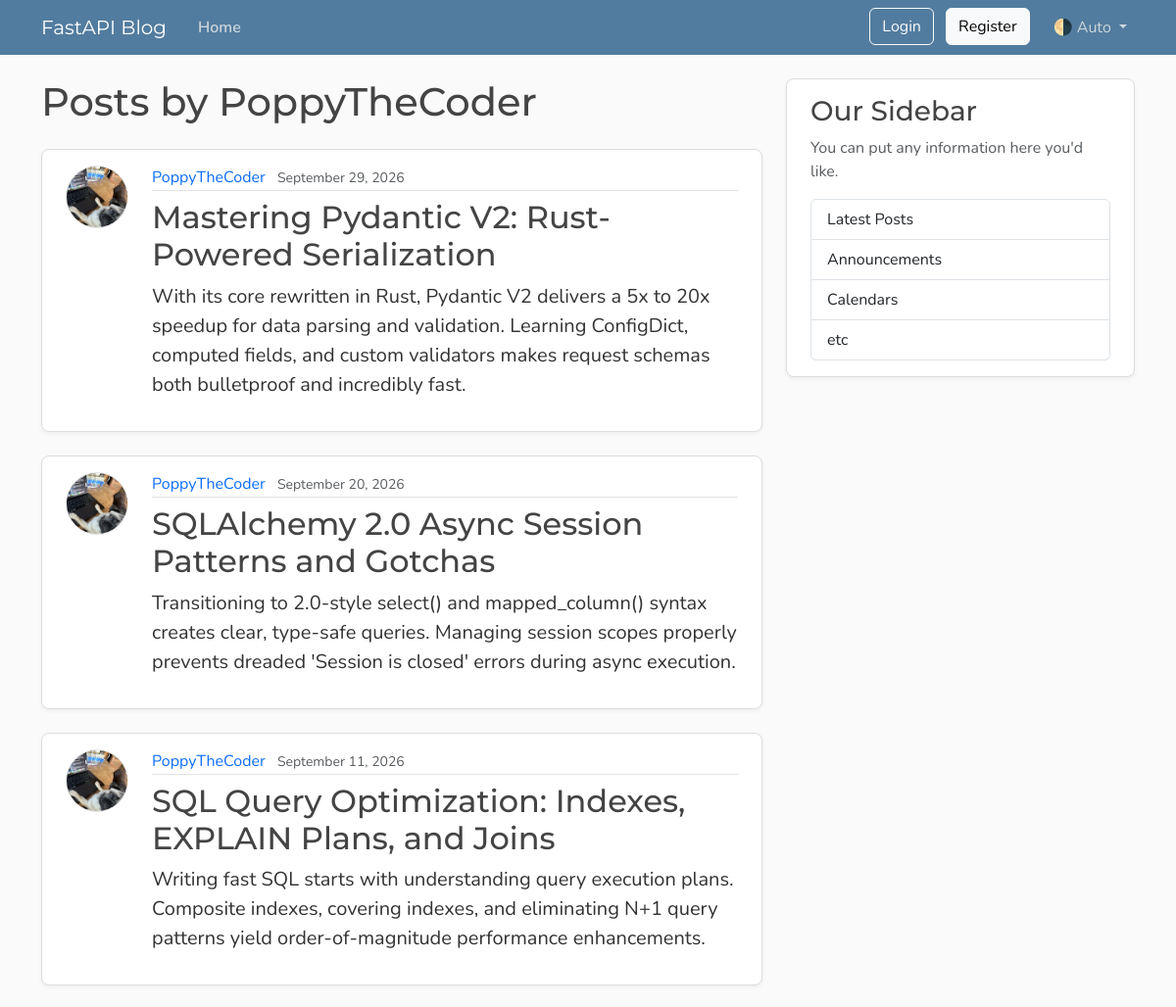
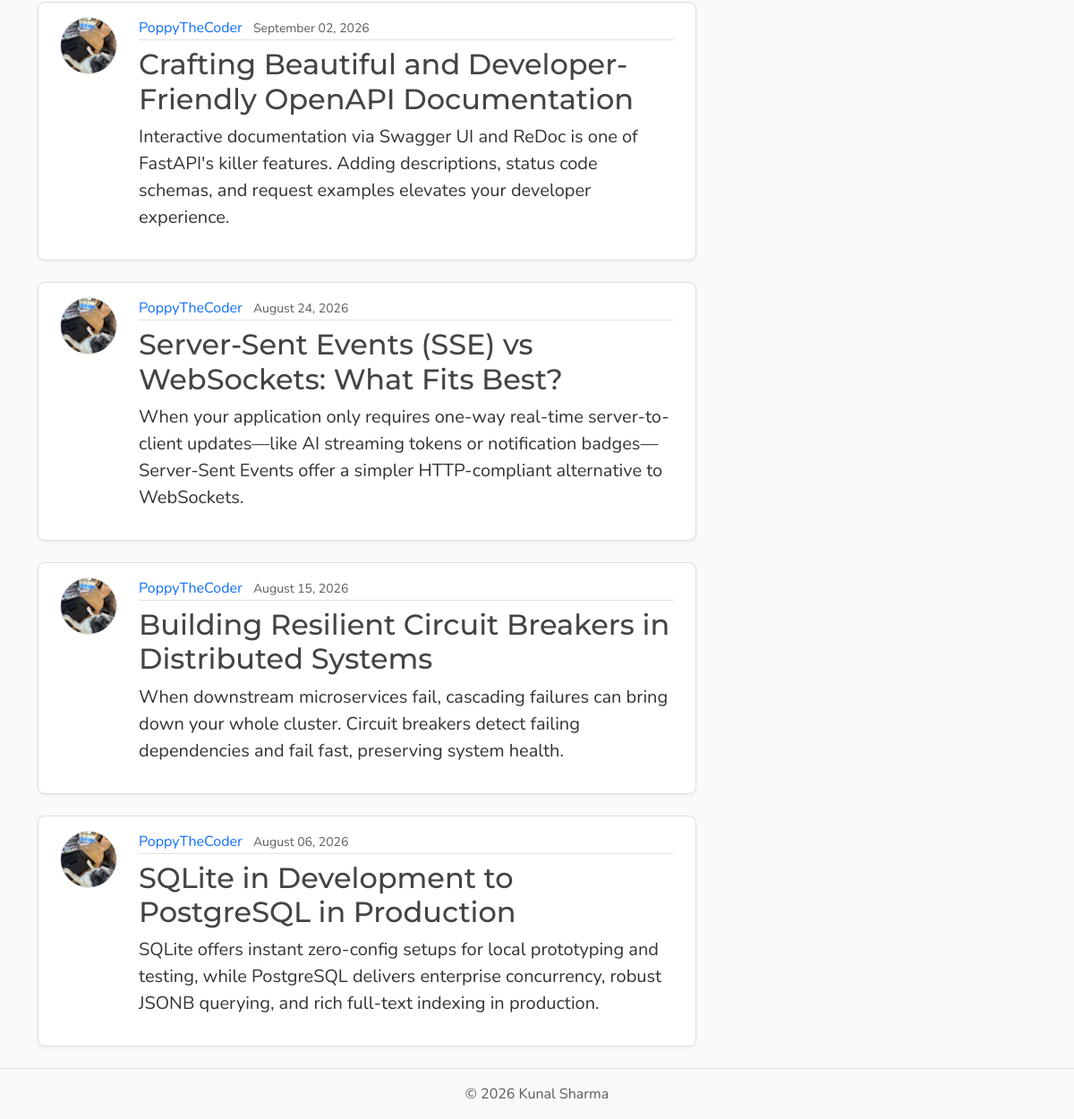
The page /users/5/posts on the database its author committed (2 pictures, top to bottom).
### model.py (models this page shows, shortened)
class User(Base):
    __tablename__ = "users"
    id : Mapped[int] = mapped_column(Integer , primary_key=True , index=True)
    username : Mapped[str] = mapped_column(String(50) , unique=True ,nullable=False)
    email : Mapped[str] = mapped_column(String , unique=True , nullable=False)
    password_hash: Mapped[str] = mapped_column(String(200), nullable=False)
    image_file: Mapped[str | None]= mapped_column(
        String(200),
        nullable=True,
        default=None,
    )
    posts:Mapped[list[Post]] =  relationship(
                                back_populates="author",
                                cascade="all ,delete-orphan"
                                )
    reset_tokens: Mapped[list[PasswordResetToken]] = relationship(
    back_populates="user",
    cascade="all, delete-orphan",)

class Post(Base):
    __tablename__ = "posts"
    id: Mapped[int] = mapped_column(Integer, primary_key=True , index = True)
    title : Mapped[str] = mapped_column(String , nullable=False)
    content: Mapped[str] = mapped_column(TEXT , nullable=False)
    user_id: Mapped[int] = mapped_column(
        ForeignKey("users.id"),
        index=True,
        nullable=False )
    date_posted : Mapped[datetime] = mapped_column(
    DATETIME(timezone = True),
    default= lambda :datetime.now(UTC),
    )
    author : Mapped[User] = relationship(back_populates="posts")

### main.py (the view)
@app.get("/users/{user_id}/posts", name="user_posts")
async def user_post_page(request: Request, user_id: int, db: Annotated[AsyncSession, Depends(get_db)]):
    result = await db.execute(select(model.User).where(model.User.id == user_id))
    user = result.scalars().first()
    if not user:
        raise HTTPException(
            status_code=status.HTTP_404_NOT_FOUND,
            detail="User not found",
        )
    count_result = await db.execute(
        select(func.count())
        .select_from(model.Post)
        .where(model.Post.user_id == user_id)
    )
    total = count_result.scalar() or 0
    result = await db.execute(
        select(model.Post)
        .options(selectinload(model.Post.author))
        .where(model.Post.user_id == user_id)
        .order_by(model.Post.date_posted.desc())
        .limit(settings.posts_per_page)
    )
    posts = result.scalars().all()
    has_more = len(posts) < total
    return templates.TemplateResponse(
        request,
        "user_post.html",
        {
            "posts": posts,
            "user": user,
            "title": f"{user.username}'s posts",
            "limit": settings.posts_per_page,
            "has_more": has_more,
        },
    )

### templates/user_post.html (shortened to what this page needs)
{% extends "layout.html" %}
{% block content %}
    <h1 class="mb-4">Posts by {{ user.username }}</h1>
    <div id="postsContainer">
        {% for post in posts %}
            <article class="content-section py-3 px-4 mb-4">
                <div class="d-flex align-items-start gap-4">
                    <img class="rounded-circle article-img flex-shrink-0"
                         src="{{ post.author.image_path }}"
                         alt="{{ post.author.username }}'s profile picture"
                         width="64"
                         height="64"
                         loading="lazy">
                    <div class="flex-grow-1">
                        <div class="article-metadata mb-2">
                            <a class="me-2"
                               href="{{ url_for('user_posts', user_id=post.author.id) }}">{{ post.author.username }}</a>
                            <small class="text-body-secondary">{{ post.date_posted.strftime("%B %d, %Y") }}</small>
                        </div>
                        <h2>
                            <a class="article-title"
                               href="{{ url_for('post_page', post_id=post.id) }}">{{ post.title }}</a>
                        </h2>
                        <p class="article-content">{{ post.content }}</p>
                    </div>
                </div>
            </article>
        {% else %}
            <p class="text-body-secondary">No posts by this user yet.</p>
        {% endfor %}
    </div>
{% endblock content %}

### static/css/main.css (style rules this page uses)
:root { --font-heading: "Montserrat", system-ui, -apple-system, BlinkMacSystemFont, sans-serif; --font-body: "Nunito", system-ui, -apple-system, BlinkMacSystemFont, sans-serif; --color-bg-body: #fafafa; --color-bg-content: #ffffff; --color-text-primary: #333333; --color-text-heading: #444444; --color-steel: #527c9f; --color-nav-link: #cbd5db; --color-nav-link-hover: #ffffff; --color-link-hover: #428bca; --color-border: #dddddd; --color-border-light: #e3e3e3; --spacing-xl: 5rem; --article-img-size: 4rem; --account-img-size: 7.813rem; }
body { font-family: var(--font-body); background: var(--color-bg-body); color: var(--color-text-primary); }
h1, h2, h3, h4, h5, h6 { font-family: var(--font-heading); color: var(--color-text-heading); }
a { text-decoration: none; }
.content-section { background: var(--color-bg-content); border: 1px solid var(--color-border); border-radius: 0.5rem; box-shadow: 0 2px 4px rgba(15, 23, 42, 0.05); transition: box-shadow 0.15s ease, transform 0.15s ease, border-color 0.15s ease; }
.article-title { color: var(--color-text-heading); transition: color 0.2s ease-in-out; }
.article-content { white-space: pre-line; font-size: 1.25rem; }
.article-img { height: var(--article-img-size); width: var(--article-img-size); flex-shrink: 0; object-fit: cover; border: 1px solid var(--color-border-light); box-shadow: 0 0 0 2px var(--color-bg-content); }
.article-metadata { padding-bottom: 0.063rem; border-bottom: 1px solid var(--color-border-light); }
.article-metadata a { transition: color 0.2s ease-in-out; }

### rows shown on the page
User: username "PoppyTheCoder"
Post: author.image_path (picture), author.username "PoppyTheCoder", date_posted "September 29, 2026", title "Mastering Pydantic V2: Rust-Powered Serialization", content "With its core rewritten in Rust, Pydantic V2 delivers a 5x to 20x speedup for data parsing and validation. Learning ConfigDict, computed fields, and custom validators makes request schemas both bulletproof and incredibly fast."
Post: author.image_path (picture), author.username "PoppyTheCoder", date_posted "September 20, 2026", title "SQLAlchemy 2.0 Async Session Patterns and Gotchas", content "Transitioning to 2.0-style select() and mapped_column() syntax creates clear, type-safe queries. Managing session scopes properly prevents dreaded 'Session is closed' errors during async execution."
Post: author.image_path (picture), author.username "PoppyTheCoder", date_posted "September 11, 2026", title "SQL Query Optimization: Indexes, EXPLAIN Plans, and Joins", content "Writing fast SQL starts with understanding query execution plans. Composite indexes, covering indexes, and eliminating N+1 query patterns yield order-of-magnitude performance enhancements."
Post: author.image_path (picture), author.username "PoppyTheCoder", date_posted "September 02, 2026", title "Crafting Beautiful and Developer-Friendly OpenAPI Documentation", content "Interactive documentation via Swagger UI and ReDoc is one of FastAPI's killer features. Adding descriptions, status code schemas, and request examples elevates your developer experience."
Post: author.image_path (picture), author.username "PoppyTheCoder", date_posted "August 24, 2026", title "Server-Sent Events (SSE) vs WebSockets: What Fits Best?", content "When your application only requires one-way real-time server-to-client updates—like AI streaming tokens or notification badges—Server-Sent Events offer a simpler HTTP-compliant alternative to WebSockets."
Post: author.image_path (picture), author.username "PoppyTheCoder", date_posted "August 15, 2026", title "Building Resilient Circuit Breakers in Distributed Systems", content "When downstream microservices fail, cascading failures can bring down your whole cluster. Circuit breakers detect failing dependencies and fail fast, preserving system health."
Post: author.image_path (picture), author.username "PoppyTheCoder", date_posted "August 06, 2026", title "SQLite in Development to PostgreSQL in Production", content "SQLite offers instant zero-config setups for local prototyping and testing, while PostgreSQL delivers enterprise concurrency, robust JSONB querying, and rich full-text indexing in production."
